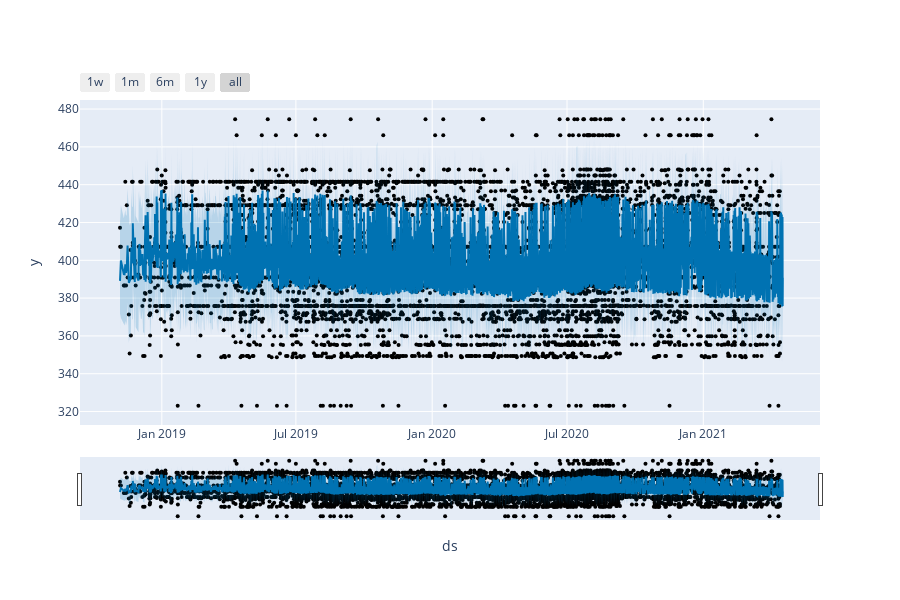

The code cell stored with this chart in its notebook:
### Code cell
plot_plotly(model ,forecast)

### Figure 1 — Plotly figure (JSON) as saved in the notebook; plotly's stock layout.template omitted (floating-point values rounded to 4 significant figures; data arrays with more than 128 entries replaced by an {"elided": "..."} marker saying what was removed)
{"data": [{"marker": {"color": "black", "size": 4}, "mode": "markers", "name": "Actual", "type": "scatter", "x": {"elided": "6180 str values"}, "y": {"elided": "6180 float values"}}, {"hoverinfo": "skip", "line": {"width": 0}, "mode": "lines", "type": "scatter", "x": {"elided": "6545 str values"}, "y": {"elided": "6545 float values"}}, {"fill": "tonexty", "fillcolor": "rgba(0, 114, 178, 0.2)", "line": {"color": "#0072B2", "width": 2}, "mode": "lines", "name": "Predicted", "type": "scatter", "x": {"elided": "6545 str values"}, "y": {"elided": "6545 float values"}}, {"fill": "tonexty", "fillcolor": "rgba(0, 114, 178, 0.2)", "hoverinfo": "skip", "line": {"width": 0}, "mode": "lines", "type": "scatter", "x": {"elided": "6545 str values"}, "y": {"elided": "6545 float values"}}], "layout": {"height": 600, "showlegend": false, "width": 900, "xaxis": {"rangeselector": {"buttons": [{"count": 7, "label": "1w", "step": "day", "stepmode": "backward"}, {"count": 1, "label": "1m", "step": "month", "stepmode": "backward"}, {"count": 6, "label": "6m", "step": "month", "stepmode": "backward"}, {"count": 1, "label": "1y", "step": "year", "stepmode": "backward"}, {"step": "all"}]}, "rangeslider": {"visible": true}, "title": {"text": "ds"}, "type": "date"}, "yaxis": {"title": {"text": "y"}}}}
